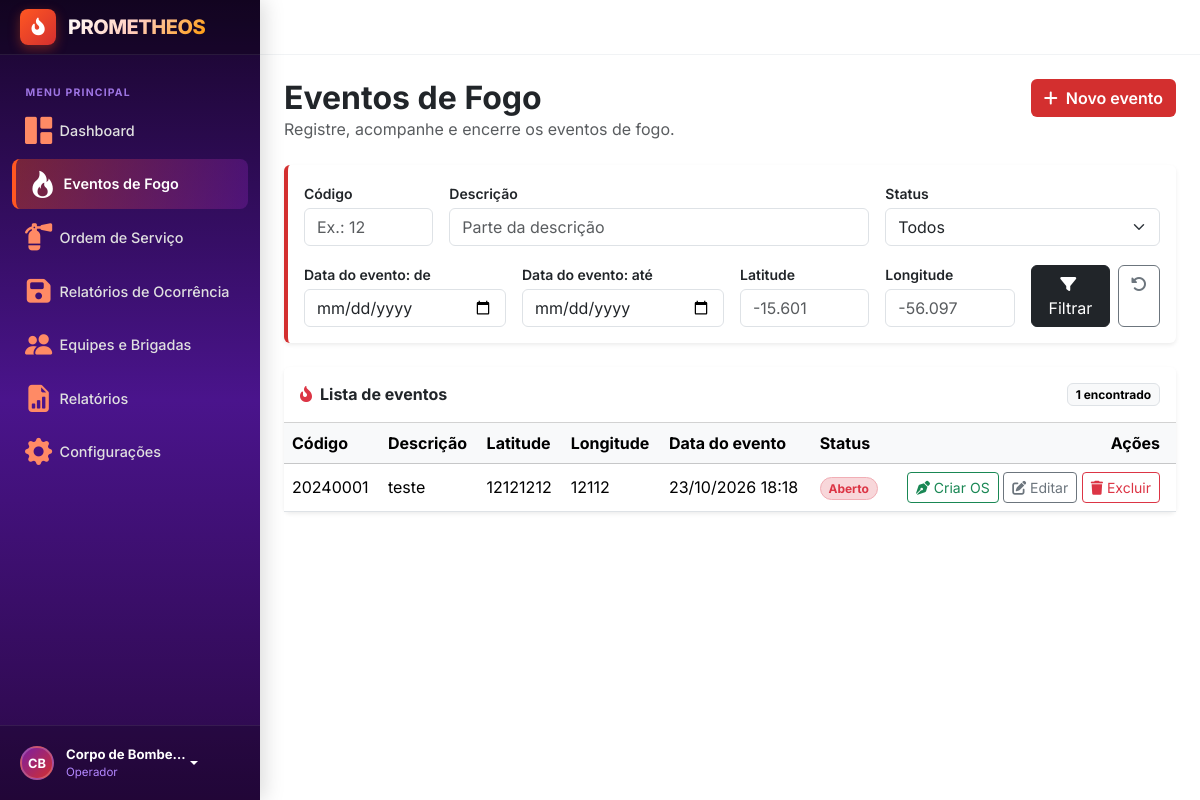
The app's page /eventoFogo/, older data.
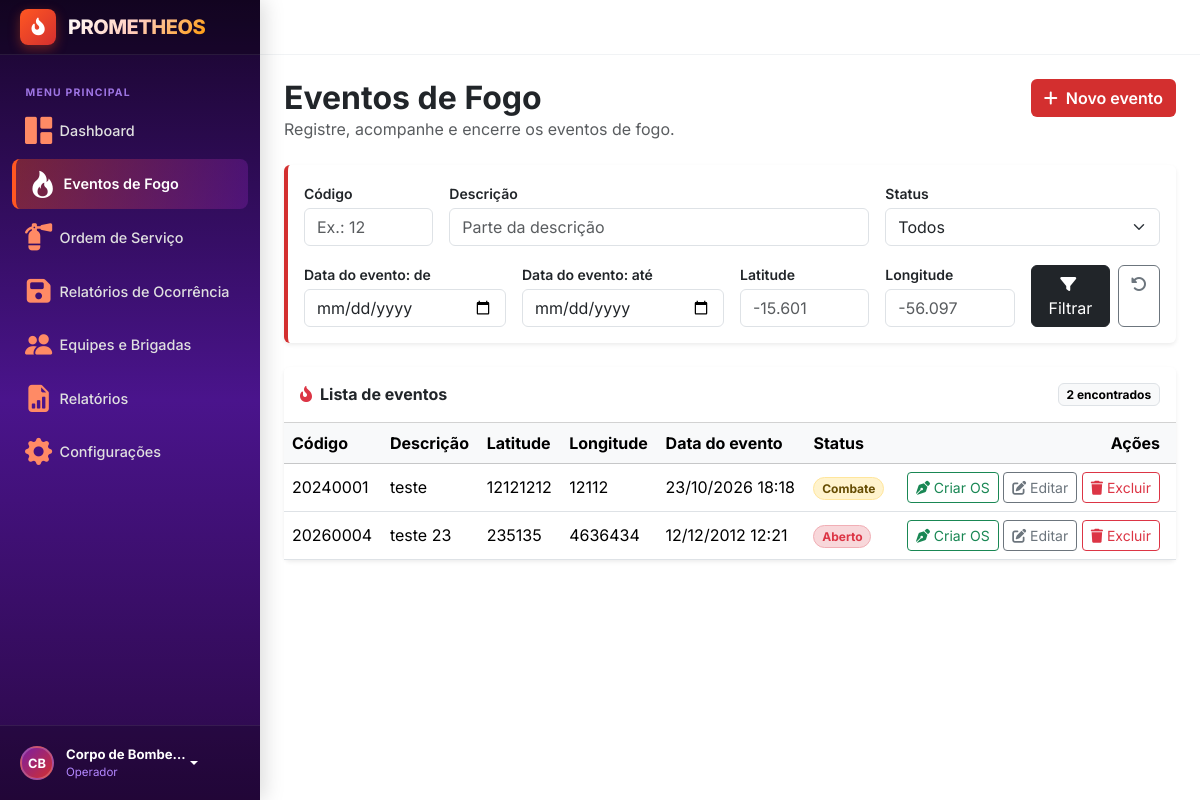
The same page, newer data.
### evento_fogo/models.py (models this page shows, shortened)
class EventoFogo(models.Model):
    codigo = models.IntegerField()
    id = models.IntegerField(primary_key=True)
    data_registro = models.DateTimeField()
    longitude = models.IntegerField()
    latitude = models.IntegerField()
    class estatus(models.TextChoices):
        ABERTO = "ABERTO"
        COMBATE = "COMBATE"
        ENCERRADO = "ENCERRADO"
    estatus = models.CharField(choices=estatus, default=estatus.ABERTO)
    descricao = models.CharField(max_length=200)

### evento_fogo/views.py (the view)
# urls.py: path('eventoFogo/',fogoViews.eventoFogo, name='eventoFogo'),
def eventoFogo(request):
    eventos = EventoFogo.objects.all().order_by("-data_registro")
    filtros = {
        "codigo" : request.GET.get("codigo", ""),
        "descricao" : request.GET.get("descricao", ""),
        "estatus" : request.GET.get("estatus", ""),
        "data_inicio" : request.GET.get("data_inicio", ""),
        "data_fim" : request.GET.get("data_fim", ""),
        "latitude" : request.GET.get("latitude", ""),
        "longitude" : request.GET.get("longitude", "")
    }
    if filtros["codigo"]:
        eventos = eventos.filter(codigo=filtros["codigo"])
    if filtros["descricao"]:
        eventos = eventos.filter(descricao__icontains=filtros["descricao"])
    if filtros["estatus"]:
        eventos = eventos.filter(estatus=filtros["estatus"])
    if filtros["data_inicio"]:
        eventos = eventos.filter(data_registro__date__gte=filtros["data_inicio"])
    if filtros["data_fim"]:
        eventos = eventos.filter(data_registro__date__lte=filtros["data_fim"])
    for campo in ("latitude", "longitude"):
        if filtros[campo]:
            try:
                valor = float(filtros[campo].replace(",", "."))
            except ValueError:
                continue  # ignora valor inválido
            eventos = eventos.filter(**{
                f"{campo}__gte": valor - 0.03,
                f"{campo}__lte": valor + 0.03,
            })
    contexto = {
        "eventos" : eventos,
        "filtros" : filtros,
        "estatus_opcoes" : EventoFogo._meta.get_field("estatus").choices
    }
    return render(request, "evento_fogo/eventoFogo.html", contexto)

### templates/evento_fogo/eventoFogo.html (shortened to what the changed rows need)
{% extends "layout.html" %}
{% block content %}
<div class="d-flex flex-wrap align-items-start justify-content-between gap-3 mb-4">
    <div>
        <h1 class="h2 fw-bold mb-0">Eventos de Fogo</h1>
    </div>
</div>
<div class="card border-0 shadow-sm">
    <div class="card-header bg-white d-flex align-items-center justify-content-between py-3">
        <h2 class="h6 fw-bold mb-0">
            <i class="fa-solid fa-fire-flame-curved text-danger me-2"></i>Lista de eventos
        </h2>
        <span class="badge text-bg-light border">{{ eventos|length }} encontrado{{ eventos|length|pluralize }}</span>
    </div>
    <div class="table-responsive">
        <table class="table table-hover align-middle mb-0">
            <thead class="table-light">
                <tr>
                    <th scope="col">Código</th>
                    <th scope="col">Descrição</th>
                    <th scope="col">Latitude</th>
                    <th scope="col">Longitude</th>
                    <th scope="col">Data do evento</th>
                    <th scope="col">Status</th>
                    <th scope="col" class="text-end pe-3">Ações</th>
                </tr>
            </thead>
            <tbody>
                {% for evento in eventos %}
                <tr>
                    <td>{{ evento.codigo }}</td>
                    <td>{{ evento.descricao|truncatechars:60 }}</td>
                    <td>{{ evento.latitude }}</td>
                    <td>{{ evento.longitude }}</td>
                    <td>{{ evento.data_registro|date:"d/m/Y H:i" }}</td>
                    <td>
                        {% if evento.estatus == "ABERTO" %}
                        <span class="badge bg-danger-subtle text-danger border border-danger-subtle rounded-pill">{{ evento.get_estatus_display }}</span>
                        {% elif evento.estatus == "COMBATE" %}
                        <span class="badge bg-warning-subtle text-warning-emphasis border border-warning-subtle rounded-pill">{{ evento.get_estatus_display }}</span>
                        {% else %}
                        <span class="badge bg-secondary-subtle text-secondary border border-secondary-subtle rounded-pill">{{ evento.get_estatus_display }}</span>
                        {% endif %}
                    </td>
                    <td class="text-end pe-3 text-nowrap">
                        <a href="{% url 'adicionaOrdemServico' %}" class="btn btn-sm btn-outline-success"
                            title="Editar" aria-label="Criar Despacho {{ evento.pk }}">
                            <i class="fa-solid fa-pen-nib"></i> Criar OS
                        </a>
                        <a href="{% url 'editaEventoFogo' evento.id %}" class="btn btn-sm btn-outline-secondary"
                           title="Editar" aria-label="Editar evento {{ evento.pk }}">
                            <i class="fa-solid fa-pen-to-square"></i> Editar
                        </a>
                        <a href="{% url 'excluirEventoFogo' evento.id %}"
                            class="btn btn-sm btn-outline-danger"
                            onclick="return confirm('Excluir o evento?');"
                            aria-label="Excluir evento {{ evento.id }}">
                                <i class="fa-solid fa-trash"></i> Excluir
                        </a>
                    </td>
                </tr>
                {% endfor %}
            </tbody>
        </table>
    </div>
</div>
{% endblock %}

Row changes from the older to the newer data that the page shows:
changed EventoFogo "teste": estatus "Aberto" → "Combate"
added EventoFogo: codigo "20260004", descricao "teste 23", latitude "235135", longitude "4636434", data_registro "12/12/2012 12:21", estatus "Aberto"
Text that changed along with them:
{{ eventos|length }}: "1" → "2"
